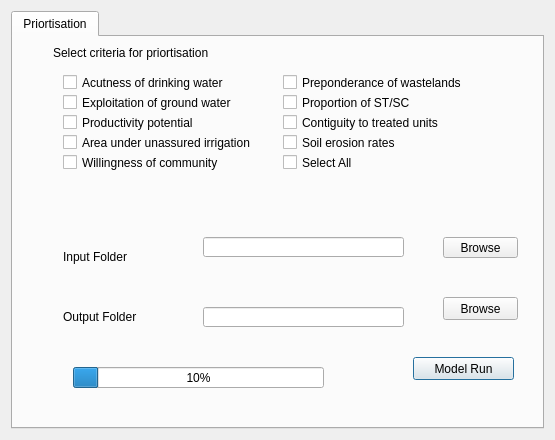
<?xml version="1.0" encoding="UTF-8"?>
<ui version="4.0">
 <class>PriortisationDialogBase</class>
 <widget class="QDialog" name="PriortisationDialogBase">
  <property name="geometry">
   <rect>
    <x>0</x>
    <y>0</y>
    <width>555</width>
    <height>440</height>
   </rect>
  </property>
  <property name="windowTitle">
   <string>Indian WAtershed Management support System</string>
  </property>
  <layout class="QGridLayout" name="gridLayout">
   <item row="0" column="0">
    <widget class="QTabWidget" name="PriortisationDialog">
     <property name="currentIndex">
      <number>0</number>
     </property>
     <widget class="QWidget" name="Priortisation">
      <attribute name="title">
       <string>Priortisation</string>
      </attribute>
      <widget class="QProgressBar" name="PG_PR">
       <property name="geometry">
        <rect>
         <x>60</x>
         <y>330</y>
         <width>251</width>
         <height>21</height>
        </rect>
       </property>
       <property name="value">
        <number>10</number>
       </property>
      </widget>
      <widget class="QLineEdit" name="LE_PR_2">
       <property name="geometry">
        <rect>
         <x>190</x>
         <y>270</y>
         <width>201</width>
         <height>20</height>
        </rect>
       </property>
      </widget>
      <widget class="QLineEdit" name="LE_PR_1">
       <property name="geometry">
        <rect>
         <x>190</x>
         <y>200</y>
         <width>201</width>
         <height>20</height>
        </rect>
       </property>
      </widget>
      <widget class="QCheckBox" name="checkBox_7">
       <property name="enabled">
        <bool>true</bool>
       </property>
       <property name="geometry">
        <rect>
         <x>50</x>
         <y>90</y>
         <width>281</width>
         <height>31</height>
        </rect>
       </property>
       <property name="text">
        <string>Area under unassured irrigation</string>
       </property>
      </widget>
      <widget class="QLabel" name="LB_PR_2">
       <property name="geometry">
        <rect>
         <x>50</x>
         <y>270</y>
         <width>101</width>
         <height>20</height>
        </rect>
       </property>
       <property name="text">
        <string>Output Folder</string>
       </property>
      </widget>
      <widget class="QLabel" name="LB_SR_1">
       <property name="geometry">
        <rect>
         <x>50</x>
         <y>210</y>
         <width>101</width>
         <height>20</height>
        </rect>
       </property>
       <property name="text">
        <string>Input Folder</string>
       </property>
      </widget>
      <widget class="QCheckBox" name="checkBox_4">
       <property name="enabled">
        <bool>true</bool>
       </property>
       <property name="geometry">
        <rect>
         <x>270</x>
         <y>50</y>
         <width>271</width>
         <height>31</height>
        </rect>
       </property>
       <property name="text">
        <string>Proportion of ST/SC</string>
       </property>
      </widget>
      <widget class="QCheckBox" name="checkBox_2">
       <property name="enabled">
        <bool>true</bool>
       </property>
       <property name="geometry">
        <rect>
         <x>270</x>
         <y>30</y>
         <width>261</width>
         <height>31</height>
        </rect>
       </property>
       <property name="text">
        <string>Preponderance of wastelands</string>
       </property>
      </widget>
      <widget class="QPushButton" name="PB_PR_MR">
       <property name="geometry">
        <rect>
         <x>400</x>
         <y>320</y>
         <width>101</width>
         <height>23</height>
        </rect>
       </property>
       <property name="text">
        <string>Model Run</string>
       </property>
      </widget>
      <widget class="QPushButton" name="PB_PR_1">
       <property name="geometry">
        <rect>
         <x>430</x>
         <y>200</y>
         <width>75</width>
         <height>21</height>
        </rect>
       </property>
       <property name="text">
        <string>Browse</string>
       </property>
      </widget>
      <widget class="QCheckBox" name="checkBox_9">
       <property name="enabled">
        <bool>true</bool>
       </property>
       <property name="geometry">
        <rect>
         <x>270</x>
         <y>90</y>
         <width>181</width>
         <height>31</height>
        </rect>
       </property>
       <property name="text">
        <string>Soil erosion rates</string>
       </property>
      </widget>
      <widget class="QCheckBox" name="checkBox">
       <property name="enabled">
        <bool>true</bool>
       </property>
       <property name="geometry">
        <rect>
         <x>50</x>
         <y>30</y>
         <width>271</width>
         <height>31</height>
        </rect>
       </property>
       <property name="text">
        <string>Acutness of drinking water</string>
       </property>
      </widget>
      <widget class="QPushButton" name="PB_PR_2">
       <property name="geometry">
        <rect>
         <x>430</x>
         <y>260</y>
         <width>75</width>
         <height>23</height>
        </rect>
       </property>
       <property name="text">
        <string>Browse</string>
       </property>
      </widget>
      <widget class="QCheckBox" name="checkBox_3">
       <property name="enabled">
        <bool>true</bool>
       </property>
       <property name="geometry">
        <rect>
         <x>50</x>
         <y>50</y>
         <width>201</width>
         <height>31</height>
        </rect>
       </property>
       <property name="text">
        <string>Exploitation of ground water</string>
       </property>
      </widget>
      <widget class="QCheckBox" name="checkBox_5">
       <property name="enabled">
        <bool>true</bool>
       </property>
       <property name="geometry">
        <rect>
         <x>50</x>
         <y>70</y>
         <width>281</width>
         <height>31</height>
        </rect>
       </property>
       <property name="text">
        <string>Productivity potential</string>
       </property>
      </widget>
      <widget class="QCheckBox" name="checkBox_10">
       <property name="enabled">
        <bool>true</bool>
       </property>
       <property name="geometry">
        <rect>
         <x>270</x>
         <y>110</y>
         <width>181</width>
         <height>31</height>
        </rect>
       </property>
       <property name="text">
        <string>Select All</string>
       </property>
      </widget>
      <widget class="QLabel" name="LB_SR_2">
       <property name="enabled">
        <bool>true</bool>
       </property>
       <property name="geometry">
        <rect>
         <x>40</x>
         <y>0</y>
         <width>471</width>
         <height>31</height>
        </rect>
       </property>
       <property name="font">
        <font>
         <family>Arial</family>
        </font>
       </property>
       <property name="text">
        <string>Select criteria for priortisation</string>
       </property>
      </widget>
      <widget class="QCheckBox" name="checkBox_8">
       <property name="enabled">
        <bool>true</bool>
       </property>
       <property name="geometry">
        <rect>
         <x>50</x>
         <y>110</y>
         <width>241</width>
         <height>31</height>
        </rect>
       </property>
       <property name="text">
        <string>Willingness of community</string>
       </property>
      </widget>
      <widget class="QCheckBox" name="checkBox_6">
       <property name="enabled">
        <bool>true</bool>
       </property>
       <property name="geometry">
        <rect>
         <x>270</x>
         <y>70</y>
         <width>241</width>
         <height>31</height>
        </rect>
       </property>
       <property name="text">
        <string>Contiguity to treated units</string>
       </property>
      </widget>
     </widget>
    </widget>
   </item>
  </layout>
 </widget>
 <resources/>
 <connections/>
</ui>
